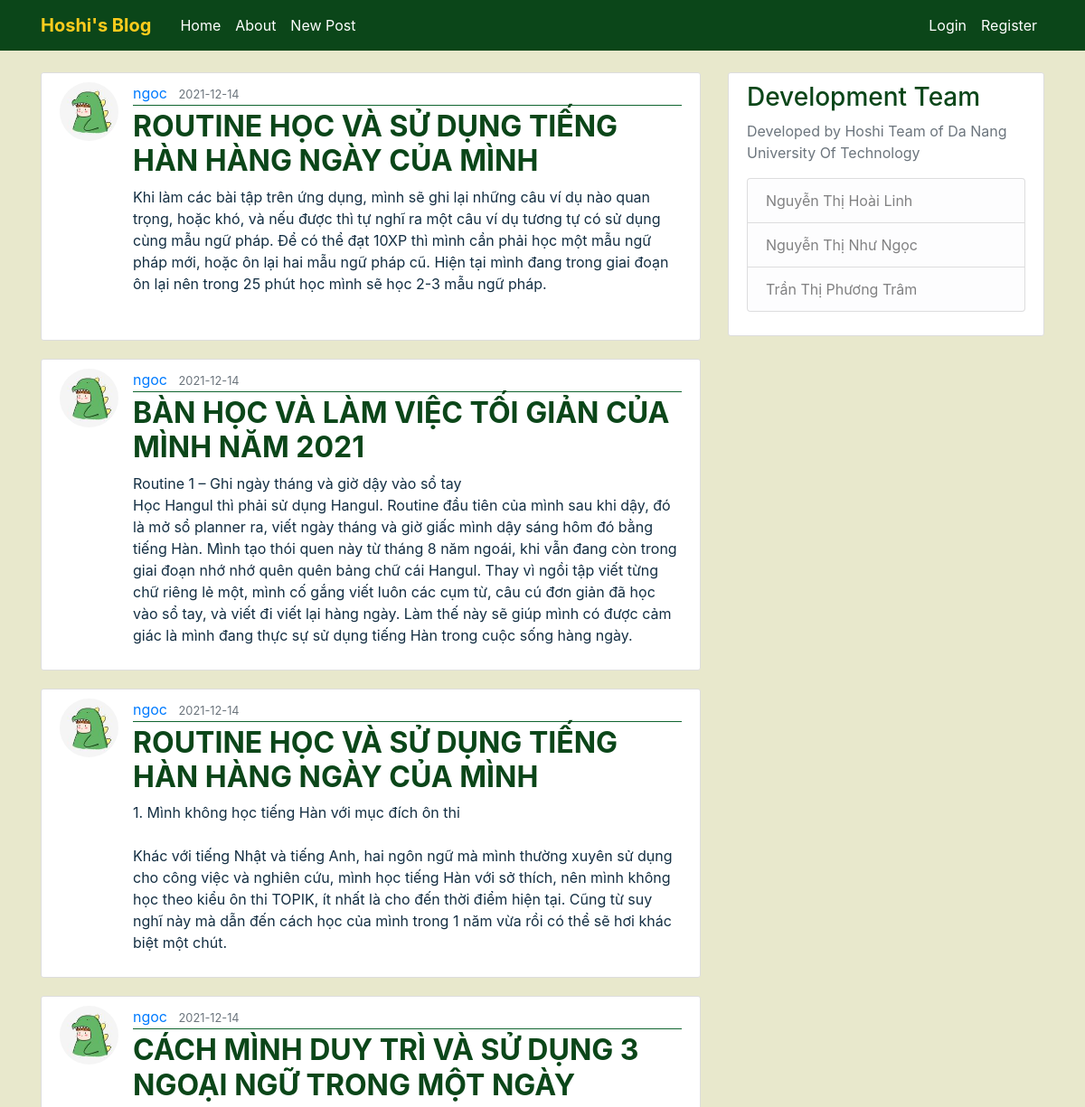
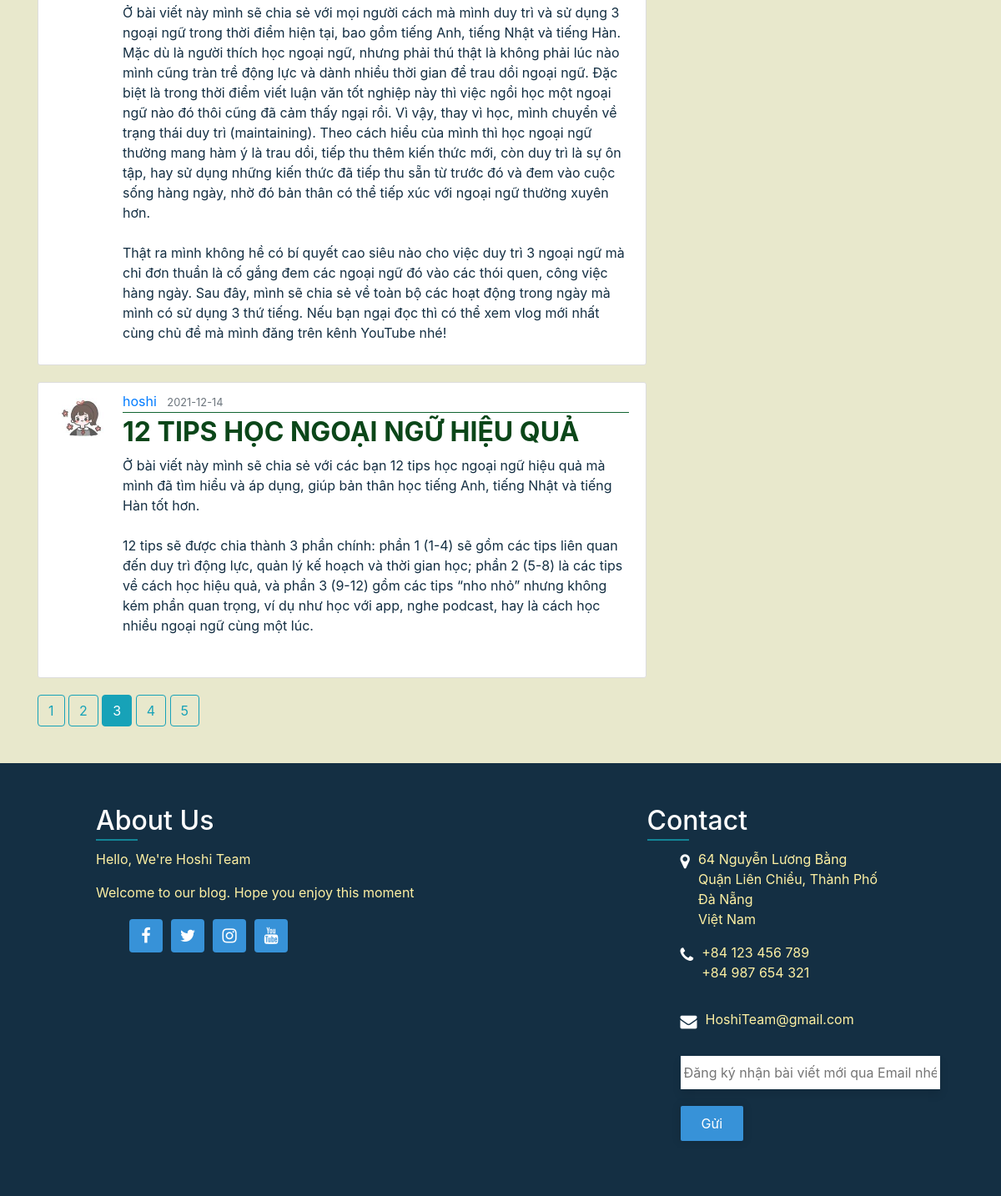
Screenshot of /home?page=3 with the database file from the repository (2 pictures, top to bottom).
### FlaskBlog/models.py (models this page shows, shortened)
class Post(db.Model):
    id = db.Column(db.Integer, primary_key=True)
    title = db.Column(db.String(100), nullable=False)
    date_posted = db.Column(db.DateTime, nullable=False, default=datetime.utcnow)
    content = db.Column(db.Text, nullable=False)
    user_id = db.Column(db.Integer, db.ForeignKey('user.id'), nullable=False)

class User(db.Model, UserMixin):
    id = db.Column(db.Integer, primary_key=True)
    username = db.Column(db.String(20), unique=True, nullable=False)
    email = db.Column(db.String(120), unique=True, nullable=False)
    image_file = db.Column(db.String(20), nullable=False, default='default.png')
    password = db.Column(db.String(60), nullable=False)
    posts = db.relationship('Post', backref='author', lazy=True)

### FlaskBlog/routes.py (the view)
@app.route("/")
@app.route("/home")
def home():
    page = request.args.get('page', 1, type=int)
    posts = Post.query.order_by(Post.date_posted.desc()).paginate(page=page, per_page=5)
    return render_template('home.html', posts=posts) #duong dan

### FlaskBlog/templates/home.html
{% extends "layout.html" %}
{% block content %}
    {% for post in posts.items %}
        <article class="media content-section">
          <img class="rounded-circle article-img" src="{{ url_for('static', filename='avatar/' + post.author.image_file) }}">
          <div class="media-body">
            <div class="article-metadata">
              <a class="mr-2" href="{{ url_for('user_posts', username=post.author.username) }}">{{ post.author.username }}</a>
              <small class="text-muted">{{ post.date_posted.strftime('%Y-%m-%d') }}</small>
            </div>
            <h2><a class="article-title" href="{{ url_for('post', post_id=post.id) }}">{{ post.title }}</a></h2>
            <p class="article-content">{{ post.content }}</p>
          </div>
        </article>
    {% endfor %}
    {% for page_num in posts.iter_pages(left_edge=1, right_edge=1, left_current=1, right_current=2) %}
      {% if page_num %}
        {% if posts.page == page_num %}
          <a class="btn btn-info mb-4" href="{{ url_for('home', page=page_num) }}">{{ page_num }}</a>
        {% else %}
          <a class="btn btn-outline-info mb-4" href="{{ url_for('home', page=page_num) }}">{{ page_num }}</a>
        {% endif %}
      {% else %}
        ...
      {% endif %}
    {% endfor %}
{% endblock content %}

### FlaskBlog/static/main.css (style rules this page uses)
body { background: #E8E8CC; color: #142F43; margin-top: 5rem; }
h1, h2, h3, h4, h5, h6 { color: #0B4619; }
.content-section { background: #ffffff; padding: 10px 20px; border: 1px solid #dddddd; border-radius: 3px; margin-bottom: 20px; }
.article-title { color: #0B4619; font-weight: bold; }
.article-content { white-space: pre-line; }
.article-img { height: 65px; width: 65px; margin-right: 16px; }
.article-metadata { padding-bottom: 1px; margin-bottom: 4px; border-bottom: 1px solid #116530 }

### rows the page displays
Post: image_file (picture), author.username "ngoc", date_posted "2021-12-14", title "ROUTINE HỌC VÀ SỬ DỤNG TIẾNG HÀN HÀNG NGÀY CỦA MÌNH", content "Khi làm các bài tập trên ứng dụng, mình sẽ ghi lại những câu ví dụ nào quan trọng, hoặc khó, và nếu được thì tự nghĩ ra một câu ví dụ tương tự có sử dụng cùng mẫu ngữ pháp. Để có thể đạt 10XP thì mình cần phải học một mẫu ngữ pháp mới, hoặc ôn lại hai mẫu ngữ pháp cũ. Hiện tại mình đang trong giai đoạn ôn lại nên trong 25 phút học mình sẽ học 2-3 mẫu ngữ pháp."
Post: image_file (picture), author.username "ngoc", date_posted "2021-12-14", title "BÀN HỌC VÀ LÀM VIỆC TỐI GIẢN CỦA MÌNH NĂM 2021", content "Routine 1 – Ghi ngày tháng và giờ dậy vào sổ tay Học Hangul thì phải sử dụng Hangul. Routine đầu tiên của mình sau khi dậy, đó là mở sổ planner ra, viết ngày tháng và giờ giấc mình dậy sáng hôm đó bằng tiếng Hàn. Mình tạo thói quen này từ tháng 8 năm ngoái, khi vẫn đang còn trong giai đoạn nhớ nhớ quên quên bảng chữ cái Hangul. Thay vì ngồi tập viết từng chữ riêng lẻ một, mình cố gắng viết luôn các cụm từ, câu cú đơn giản đã học vào sổ tay, và viết đi viết lại hàng ngày. Làm thế này sẽ giúp mình có được cảm giác là mình đang thực sự sử dụng tiếng Hàn trong cuộc sống hàng ngày."
Post: image_file (picture), author.username "ngoc", date_posted "2021-12-14", title "ROUTINE HỌC VÀ SỬ DỤNG TIẾNG HÀN HÀNG NGÀY CỦA MÌNH", content "1. Mình không học tiếng Hàn với mục đích ôn thi Khác với tiếng Nhật và tiếng Anh, hai ngôn ngữ mà mình thường xuyên sử dụng cho công việc và nghiên cứu, mình học tiếng Hàn với sở thích, nên mình không học theo kiểu ôn thi TOPIK, ít nhất là cho đến thời điểm hiện tại. Cũng từ suy nghĩ này mà dẫn đến cách học của mình trong 1 năm vừa rồi có thể sẽ hơi khác biệt một chút."
Post: image_file (picture), author.username "ngoc", date_posted "2021-12-14", title "CÁCH MÌNH DUY TRÌ VÀ SỬ DỤNG 3 NGOẠI NGỮ TRONG MỘT NGÀY", content "Ở bài viết này mình sẽ chia sẻ với mọi người cách mà mình duy trì và sử dụng 3 ngoại ngữ trong thời điểm hiện tại, bao gồm tiếng Anh, tiếng Nhật và tiếng Hàn. Mặc dù là người thích học ngoại ngữ, nhưng phải thú thật là không phải lúc nào mình cũng tràn trề động lực và dành nhiều thời gian để trau dồi ngoại ngữ. Đặc biệt là trong thời điểm viết luận văn tốt nghiệp này thì việc ngồi học một ngoại ngữ nào đó thôi cũng đã cảm thấy ngại rồi. Vì vậy, thay vì học, mình chuyển về trạng thái duy trì (maintaining). Theo cách hiểu của mình thì học ngoại ngữ thường mang hàm ý là trau dồi, tiếp thu thêm kiến thức mới, còn duy trì là sự ôn tập, hay sử dụng những kiến thức đã tiếp thu sẵn từ trước đó và…"
Post: image_file (picture), author.username "hoshi", date_posted "2021-12-14", title "12 TIPS HỌC NGOẠI NGỮ HIỆU QUẢ", content "Ở bài viết này mình sẽ chia sẻ với các bạn 12 tips học ngoại ngữ hiệu quả mà mình đã tìm hiểu và áp dụng, giúp bản thân học tiếng Anh, tiếng Nhật và tiếng Hàn tốt hơn. 12 tips sẽ được chia thành 3 phần chính: phần 1 (1-4) sẽ gồm các tips liên quan đến duy trì động lực, quản lý kế hoạch và thời gian học; phần 2 (5-8) là các tips về cách học hiệu quả, và phần 3 (9-12) gồm các tips “nho nhỏ” nhưng không kém phần quan trọng, ví dụ như học với app, nghe podcast, hay là cách học nhiều ngoại ngữ cùng một lúc."

### other values shown
{{ page_num }} "1" "2" "4" "5"
{{ page_num }} "3"
